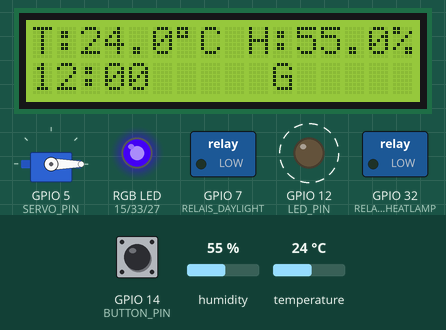
Bench run of a sketch on a simulated ESP32. On the bench: 16×2 character LCD, servo, switched loads named in the sketch (green lamp = pin HIGH), an RGB LED mixed from three pins (HIGH = lit), output pins drawn as LEDs (lit = HIGH). Dashed ring = blinking. The test bench sets the inputs (shaded band); at power-on: humidity 55 %, GPIO 14 (BUTTON_PIN) HIGH, temperature 24 °C. What the sketch prints to the serial monitor is not drawn.

Above: at 7.2 s.
7.3 s: humidity set to 52 %
At 10.2 s:
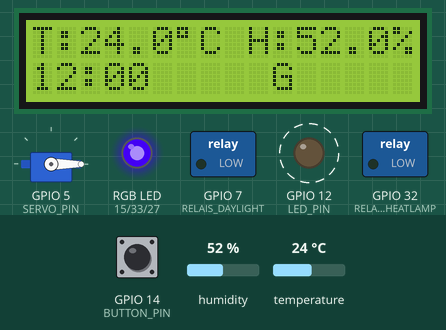
10.7 s: humidity set to 48 %
At 16.3 s:
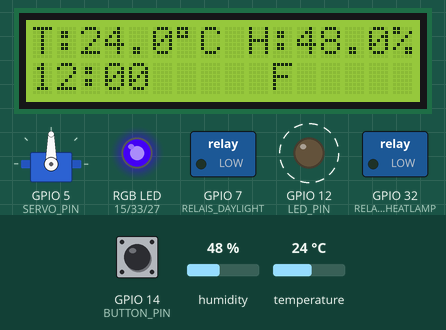
16.6 s: GPIO 14 (BUTTON_PIN) pulled LOW for 0.15 s
At 18.4 s:
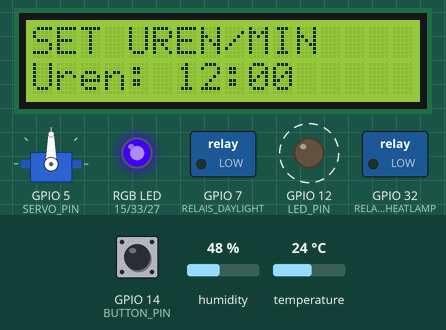
22.7 s: temperature set to 28 °C
At 28.3 s:
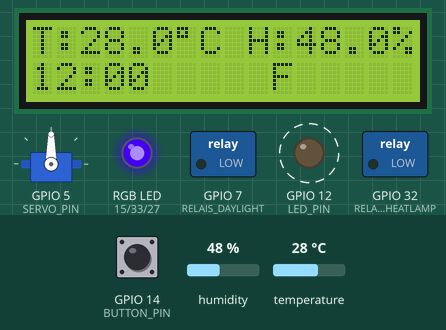
28.6 s: temperature set to 31 °C
At 31.3 s:
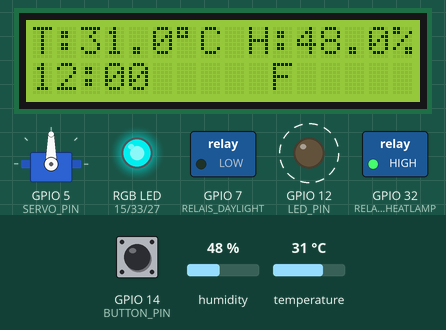
31.6 s: humidity set to 88 %
At 34.5 s:
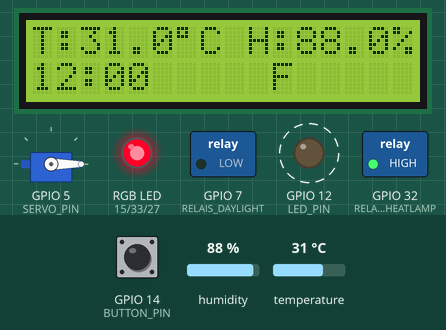
Timing chart, 0 to 46.7 s (numbered marks = the images above; inputs shaded):
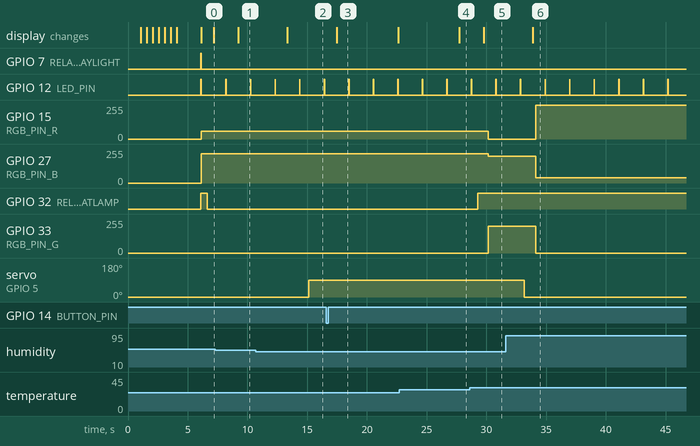

Measured:
- the behaviour switches between 50 and 49 % on humidity (found by bisection; images 1 and 2)
- the behaviour switches between 29 and 30 °C on temperature (found by bisection; images 4 and 5)
- after the input at 7.3 s, the display: changes after 1.9 s (image 1)
- after the input at 10.7 s, servo on GPIO 5 (SERVO_PIN): 0° → 90° after 4.4 s; the display: changes after 2.6 s (image 2)
- after the input at 16.6 s, the display: changes after 0.85 s (image 3)
- after the input at 22.7 s, the display: changes after 5.0 s (image 4)
- after the input at 28.6 s, GPIO 15 (RGB_PIN_R): 60/255 → 0/255 after 1.5 s; GPIO 27 (RGB_PIN_B): 220/255 → 200/255 after 1.5 s; GPIO 32 (RELAIS_HEATLAMP): LOW → HIGH after 0.66 s; GPIO 33 (RGB_PIN_G): 0/255 → 200/255 after 1.5 s; the display: changes after 1.2 s (image 5)
- after the input at 31.6 s, GPIO 15 (RGB_PIN_R): 0/255 → 255/255 after 2.5 s; GPIO 27 (RGB_PIN_B): 200/255 → 40/255 after 2.5 s; GPIO 33 (RGB_PIN_G): 200/255 → 0/255 after 2.5 s; servo on GPIO 5 (SERVO_PIN): 90° → 0° after 1.5 s; the display: changes after 2.3 s (image 6)

The sketch:

DHTsensor.ino
```cpp
#include <Wire.h>
#include <LiquidCrystal_I2C.h>
#include <ESP32Servo.h>
#include "DHT.h"

// Pin definities
#define DHTPIN 13
#define DHTTYPE DHT11
#define LCD_ADDR 0x27
#define LCD_COLS 16
#define LCD_ROWS 2
#define LED_PIN 12
#define SERVO_PIN 5

#define RELAIS_DAYLIGHT 7
#define RELAIS_HEATLAMP 32

#define BUTTON_PIN 14

// RGB LED pins
#define RGB_PIN_R 15
#define RGB_PIN_G 33
#define RGB_PIN_B 27

// Globale klok
uint8_t clockH = 12;
uint8_t clockM = 0;
unsigned long clockLastIncrement = 0;

// Menu en knop status
bool inClockSet = false;
bool setMode = 0;  // 0: uren, 1: minuten
unsigned long clockTimeout = 0;

// Forceer refresh na terugkeer
bool forceClockRefresh = false;

// Meetinterval
unsigned long measureIntervalMs = 1000;
unsigned long lastMeasureTime = 0;

// Sensor objecten
DHT dht(DHTPIN, DHTTYPE);
LiquidCrystal_I2C lcd(LCD_ADDR, LCD_COLS, LCD_ROWS);

Servo sprinklerServo;

// Globale sensor waarden
float g_temp = NAN;
float g_hum = NAN;

// FreeRTOS handles
TaskHandle_t TaskClockHandle = NULL;
TaskHandle_t TaskDHTHandle = NULL;
TaskHandle_t TaskLCDHandle = NULL;
TaskHandle_t TaskRGBHandle = NULL;
TaskHandle_t TaskRelaisDaylightHandle = NULL;
TaskHandle_t TaskRelaisHeatlampHandle = NULL;
TaskHandle_t TaskButtonHandle = NULL;

// ======================
// Klok taak: incrementeer tijd elke minuut
// ======================
void TaskClock(void *pvParameters) {
  (void) pvParameters;
  for (;;) {
    unsigned long now = millis();
    if (now - clockLastIncrement >= 60000UL) {  // 60 seconden
      clockLastIncrement = now;
      if (!inClockSet) {  // Update alleen buiten set mode
        clockM++;
        if (clockM >= 60) {
          clockM = 0;
          clockH = (clockH + 1) % 24;
        }
      }
    }
    vTaskDelay(1000 / portTICK_PERIOD_MS);  // Check elke seconde
  }
}

// ======================
// Is dagtijd?
// ======================
bool isDaytime() {
  return (clockH >= 8 && clockH < 20);
}

// ======================
// RGB status op basis van temp en hum
// ======================
void showClimateStatus(float temp, float hum) {
  const float TEMP_MIN = 10.0;
  const float TEMP_MAX = 40.0;
  const float HUM_MIN = 40.0;
  const float HUM_MAX = 80.0;

  float t = isnan(temp) ? TEMP_MIN : temp;
  float h = isnan(hum) ? HUM_MIN : hum;

  bool tempBad = (t < TEMP_MIN || t > TEMP_MAX);
  bool humBad = (h < HUM_MIN || h > HUM_MAX);

  if (tempBad || humBad) {
    // Rood/oranje fout
    analogWrite(RGB_PIN_R, 255);
    analogWrite(RGB_PIN_G, 0);
    analogWrite(RGB_PIN_B, 40);
    return;
  }

  bool day = isDaytime();
  float tTargetLow = day ? 30.0 : 16.0;
  float tTargetHigh = day ? 34.0 : 20.0;

  if (t < tTargetLow || t > tTargetHigh) {
    if (t < tTargetLow) {
      // Blauw koud
      analogWrite(RGB_PIN_R, 60);
      analogWrite(RGB_PIN_G, 0);
      analogWrite(RGB_PIN_B, 220);
    } else {
      // Rood warm
      analogWrite(RGB_PIN_R, 220);
      analogWrite(RGB_PIN_G, 40);
      analogWrite(RGB_PIN_B, 0);
    }
    return;
  }

  if (h < 50.0 || h > 75.0) {
    // Cyaan vocht probleem
    analogWrite(RGB_PIN_R, 0);
    analogWrite(RGB_PIN_G, 200);
    analogWrite(RGB_PIN_B, 200);
    return;
  }

  // Groen goed
  analogWrite(RGB_PIN_R, 0);
  analogWrite(RGB_PIN_G, 220);
  analogWrite(RGB_PIN_B, 120);
}

// ======================
// DHT sensor taak
// ======================
void TaskDHT(void *pvParameters) {
  (void) pvParameters;
  for (;;) {
    digitalWrite(LED_PIN, HIGH);
    float h = dht.readHumidity();
    float t = dht.readTemperature();
    digitalWrite(LED_PIN, LOW);

    if (!isnan(h) && !isnan(t)) {
      g_hum = h;
      g_temp = t;
    }
    lastMeasureTime = millis();

    vTaskDelay(1000 / portTICK_PERIOD_MS);
  }
}

// ======================
// LCD taak - trager refresh in set mode
// ======================
void TaskLCD(void *pvParameters) {
  (void) pvParameters;
  unsigned long lastSetUpdate = 0;
  for (;;) {
    unsigned long now = millis();

    if (!inClockSet) {
      // Normale modus: 2s refresh of force
      if (now - clockLastIncrement >= 2000 || forceClockRefresh) {
        lcd.clear();
        if (!isnan(g_temp) && !isnan(g_hum)) {
          // Regel 1: T en H
          lcd.setCursor(0, 0);
          lcd.print("T:");
          lcd.print(g_temp, 1);
          lcd.print((char)223);
          lcd.print("C ");
          lcd.setCursor(9, 0);
          lcd.print("H:");
          lcd.print(g_hum, 1);
          lcd.print("%");

          // Regel 2: tijd + G/F
          lcd.setCursor(0, 1);
          if (clockH < 10) lcd.print('0');
          lcd.print(clockH);
          lcd.print(':');
          if (clockM < 10) lcd.print('0');
          lcd.print(clockM);

          lcd.setCursor(9, 1);
          if (g_temp < 16.0 || g_temp > 25.0 || g_hum < 50.0 || g_hum > 75.0) {
            lcd.print(" F ");
          } else {
            lcd.print(" G ");
          }
        } else {
          lcd.setCursor(0, 0);
          lcd.print("Wachten op data");
          lcd.setCursor(0, 1);
          lcd.print("     ");
        }
        forceClockRefresh = false;
      }
    } else {
      // Set mode: update elke 500ms i.p.v. elke 50ms
      if (now - lastSetUpdate >= 500) {
        lastSetUpdate = now;
        lcd.clear();
        lcd.setCursor(0, 0);
        lcd.print("SET UREN/MIN");

        lcd.setCursor(0, 1);
        if (setMode == 0) {
          lcd.print("Uren: ");
        } else {
          lcd.print("Min:  ");
        }
        if (clockH < 10) lcd.print('0');
        lcd.print(clockH);
        lcd.print(':');
        if (clockM < 10) lcd.print('0');
        lcd.print(clockM);
      }
    }

    vTaskDelay(1000 / portTICK_PERIOD_MS);  // Langzamer loop
  }
}

// ======================
// RGB update taak
// ======================
void TaskRGB(void *pvParameters) {
  (void) pvParameters;
  for (;;) {
    showClimateStatus(g_temp, g_hum);
    vTaskDelay(2000 / portTICK_PERIOD_MS);  // Update elke 2s
  }
}

// ======================
// Sproeier servo taak
// ======================
void TaskSprinkler(void *pvParameters) {
  (void) pvParameters;
  bool lastSprayState = false;
  for (;;) {
    if (!isnan(g_hum)) {
      if (g_hum < 50.0 && !lastSprayState) {
        Serial.println("Sproeier AAN: hum <50%");
        sprinklerServo.write(90);  // Spray aan
        lastSprayState = true;
      }
      else if (g_hum > 70.0 && lastSprayState) {
        Serial.println("Sproeier UIT: hum >70%");
        sprinklerServo.write(0);   // Uit
        lastSprayState = false;
      }
    }
    vTaskDelay(3000 / portTICK_PERIOD_MS);  // Check elke 3s
  }
}

// ======================
// Daglicht relais
// ======================
void TaskRelaisDaylight(void *pvParameters) {
  (void) pvParameters;
  digitalWrite(RELAIS_DAYLIGHT, HIGH);  // Start uit
  for (;;) {
    digitalWrite(RELAIS_DAYLIGHT, isDaytime() ? LOW : HIGH);
    vTaskDelay(1000 / portTICK_PERIOD_MS);
  }
}

// ======================
// Warmtelamp relais
// ======================
void TaskRelaisHeatlamp(void *pvParameters) {
  (void) pvParameters;
  bool lastRelayState = false;
  bool lastDay = false;

  digitalWrite(RELAIS_HEATLAMP, HIGH);  // Start uit

  for (;;) {
    if (!isnan(g_temp)) {
      bool day = isDaytime();
      float TEMP_ON = day ? 30.0 : 17.0;
      float TEMP_OFF = day ? 34.0 : 19.0;

      bool relayState = (g_temp < TEMP_ON);

      digitalWrite(RELAIS_HEATLAMP, relayState ? LOW : HIGH);

      if (relayState != lastRelayState || day != lastDay) {
        Serial.printf("Uur=%02d Mode=%s Temp=%.1f HeatLamp=%s\n",
                      clockH, day ? "DAG" : "NACHT", g_temp, relayState ? "ON" : "OFF");
      }

      lastRelayState = relayState;
      lastDay = day;
    }
    vTaskDelay(500 / portTICK_PERIOD_MS);
  }
}

// ======================
// Knop taak
// ======================
void TaskButton(void *pvParameters) {
  (void) pvParameters;
  bool lastState = HIGH;
  unsigned long lastDebounce = 0;
  const unsigned long debounceTime = 30;

  for (;;) {
    bool curr = digitalRead(BUTTON_PIN);

    // Flank detectie LOW->HIGH (loslaten)
    if (curr == HIGH && lastState == LOW) {
      unsigned long dt = millis() - lastDebounce;
      if (dt >= debounceTime) {
        if (!inClockSet) {
          // Start set mode uren
          inClockSet = true;
          setMode = 0;
          clockTimeout = millis();
          forceClockRefresh = true;
        } else {
          // Increment
          if (setMode == 0) {
            clockH = (clockH + 1) % 24;
          } else {
            clockM = (clockM + 1) % 60;
          }
          clockTimeout = millis();
          forceClockRefresh = true;
        }
      }
    }

    if (curr == LOW) {
      lastDebounce = millis();
    }
    lastState = curr;

    // Timeout logica
    if (inClockSet && (millis() - clockTimeout > 5000)) {
      if (setMode == 0) {
        setMode = 1;
      } else {
        inClockSet = false;
        forceClockRefresh = true;
      }
      clockTimeout = millis();
    }

    vTaskDelay(30 / portTICK_PERIOD_MS);
  }
}

// ======================
// Setup
// ======================
void setup() {
  Serial.begin(115200);
  delay(1000);

  // Wire speed lager voor LCD stabiliteit [web:22]
  Wire.setClock(100000);  // 100kHz i.p.v. default 400kHz

  dht.begin();
  lcd.init();
  lcd.backlight();
  lcd.noDisplay();  // Uit
  delay(10);
  for(int i = 0; i < 3; i++) {
    lcd.display();
    delay(500);
    lcd.noDisplay();
    delay(500);
  }
  lcd.display();  // Definitief aan
  lcd.clear();
  lcd.setCursor(0, 0);
  lcd.print("FreeRTOS start");
  delay(2000);

  // Pins
  pinMode(LED_PIN, OUTPUT);
  digitalWrite(LED_PIN, LOW);

  pinMode(RGB_PIN_R, OUTPUT);
  pinMode(RGB_PIN_G, OUTPUT);
  pinMode(RGB_PIN_B, OUTPUT);
  analogWrite(RGB_PIN_R, 0);
  analogWrite(RGB_PIN_G, 0);
  analogWrite(RGB_PIN_B, 0);  // Nu aan met TaskRGB [web:21]

  // Relais
  pinMode(RELAIS_DAYLIGHT, OUTPUT);
  digitalWrite(RELAIS_DAYLIGHT, HIGH);
  pinMode(RELAIS_HEATLAMP, OUTPUT);
  digitalWrite(RELAIS_HEATLAMP, HIGH);

  // Knop
  pinMode(BUTTON_PIN, INPUT_PULLUP);

  pinMode(SERVO_PIN, OUTPUT);
  sprinklerServo.setPeriodHertz(50);
  sprinklerServo.attach(SERVO_PIN, 500, 2400);  // SG90 params
  sprinklerServo.write(0);  // Start uit positie

  // Taken starten
  xTaskCreate(TaskClock, "TaskClock", 2048, NULL, 2, &TaskClockHandle);
  xTaskCreate(TaskDHT, "TaskDHT", 4096, NULL, 2, &TaskDHTHandle);
  xTaskCreate(TaskLCD, "TaskLCD", 4096, NULL, 1, &TaskLCDHandle);
  xTaskCreate(TaskRGB, "TaskRGB", 2048, NULL, 1, &TaskRGBHandle);
  xTaskCreate(TaskRelaisDaylight, "TaskRelaisDaylight", 2048, NULL, 1, &TaskRelaisDaylightHandle);
  xTaskCreate(TaskRelaisHeatlamp, "TaskRelaisHeatlamp", 2048, NULL, 1, &TaskRelaisHeatlampHandle);
  xTaskCreate(TaskButton, "TaskButton", 2048, NULL, 1, &TaskButtonHandle);
  xTaskCreate(TaskSprinkler, "TaskSprinkler", 2048, NULL, 1, NULL);
}

void loop() {
  vTaskDelay(1000 / portTICK_PERIOD_MS);
}
```
